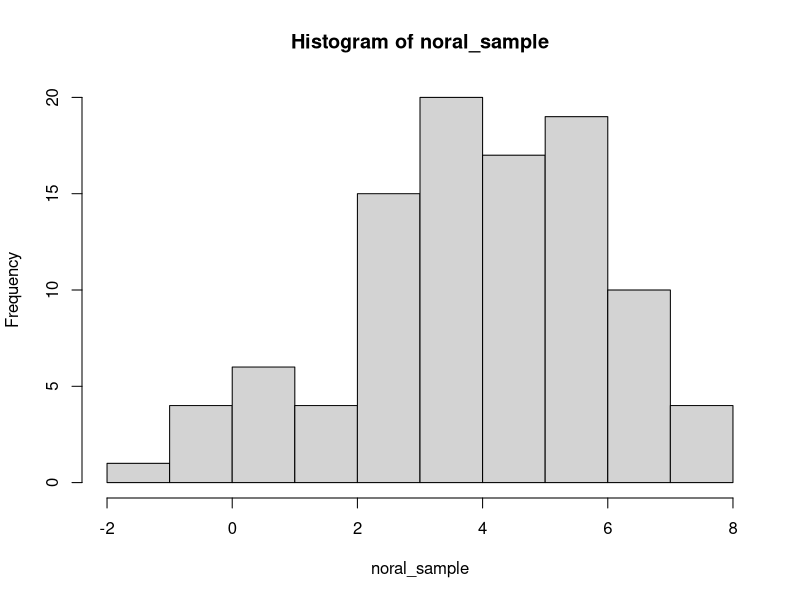
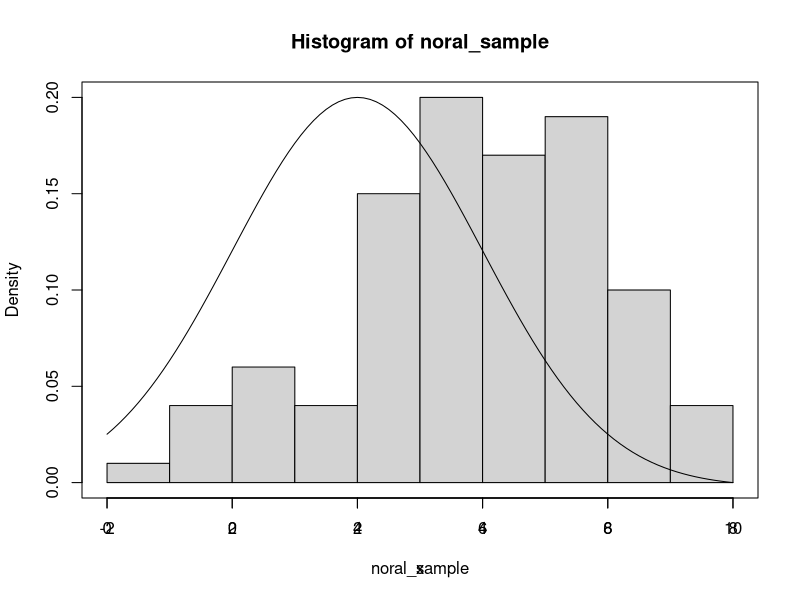

Reproduce these figures in R, in order.
# Task 1 part(a) --------------------------------------------
# >? round
# >?? regression

# '? function':
#   return help of the function and description of its related functions
# '?? concept':
#   return a list of URL links to functions based on the concept


# Task 1 part(b) --------------------------------------------
x <- 1/7
print(x,15)


# Task 1 part(c) --------------------------------------------
# >demo(graphics)

# We use 'coplot()' when drawing conditioning plots.


# Task 1 part(d) --------------------------------------------
# >.1 == 0.1
# [1] TRUE
# >.1 + .2 == .3
# [1] FALSE

# Numbers are stored in binary form in computer. 
# For example, 0.1 is stored as 
#   0.000110011...(64 bits in total)
#   so 0.1 is not exactly 0.1.
# When judging (.1 == 0.1), that is okay.
# When judging (.1 + .2 == .3), the slight difference 
#   will cause inequality.


# Task 1 part(e) --------------------------------------------
y.vec <- rep(-1,200)
for (i in 1:100){
  y.vec[2 * i - 1] <- i
}


# Task 2 part(a) --------------------------------------------
# i)    z[1]
# ii)   z[2:5]
# iii)  z[1:(length(z)-2)]
# iv)   z[c(seq(1,length(z),by=2))]
# v)    z[z>0]
# vi)   z[!is.na(z)]
# vii)  z[c(seq(2,length(z),by=3))]


# Task 2 part(b) --------------------------------------------
# The first line links data in z to name of states.
# The second line extracts data in z corresponding to michigan.


# Task 2 part(c) --------------------------------------------
# i)    m.mat[1:2,]
# ii)   m.mat[row(m.mat)==2 & m.mat>log2(10)]


# Task 2 part(d) --------------------------------------------
# The first nine elements in m.mat, count from up to down 
#   in column, then from left to right in row.


# Task 2 part(e) --------------------------------------------
# i)    m.df[1:2,]
# ii)   m.df[row(m.df)==2 & m.df>log2(10)]


# Task 2 part(f) --------------------------------------------
# m.mat is a "matrix" that restores data in "numeric" type, 
# while m.df is a "data.frame" restores data in "integer" type 
#   in three objects.
# The data are equal in value and can be called by index 
#   col/row nams.


# Task 3 part(a) --------------------------------------------
grade = data.frame(
  index = (1:5),
  grade = c("A", "B", "C", "D", "F"),
  desc = c("Excellent", "Good", "Satisfactory", "Poor", 
           "Inadequate")
)
student = data.frame(
  gindex = c(3,3,4,1,1,2,2,2,2,1,2,3,1,2,5,1,2,1,4,1,1,1,3,3,1,
            3,2,2,1,2,3,2,1,1,2,3,3,2,3,2),
  fail = c(rep(FALSE,14), TRUE, rep(FALSE,25)),
  gender = c(rep("Female",20), rep("Male",20)),
  proj = c(rep(18,6),rep(17,4), rep(16,3), rep(15,7), rep(18,5),
          rep(17,4), rep(16,5), rep(15,6))
)
gradebook.df = merge(grade, student, by.x = "index",by.y = "gindex")


# Task 3 part(b) --------------------------------------------


# Task 3 part(c) --------------------------------------------

# Task 3 part(d) --------------------------------------------


# Task 4 part(a) --------------------------------------------
noral_sample = rnorm(100,4,2)
hist(noral_sample)

# Task 4 part(b) --------------------------------------------
hist(noral_sample,freq = F)
par(new = T)
curve(dnorm(x, 4, 2), from = 0, to = 10, yaxt = "n", ylab = "")

# Task 4 part(c) --------------------------------------------



# Task 5 part(a) --------------------------------------------

# Task 5 part(b) --------------------------------------------

# Task 5 part(c) --------------------------------------------

# Task 6 part(a) --------------------------------------------

# Task 6 part(b) --------------------------------------------

# Task 6 part(c) --------------------------------------------

# Task 6 part(d) --------------------------------------------

# Task 7 ----------------------------------------------------
